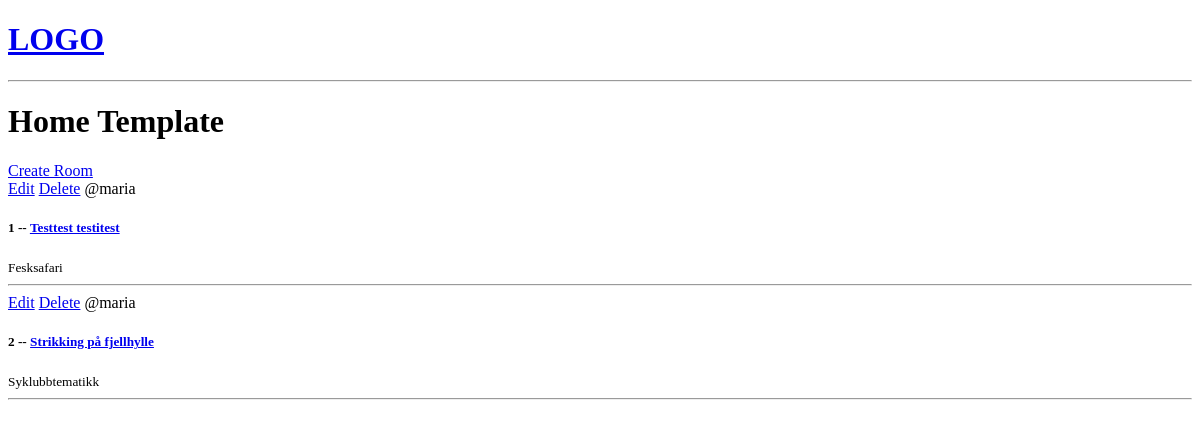
The app's page /, older data.
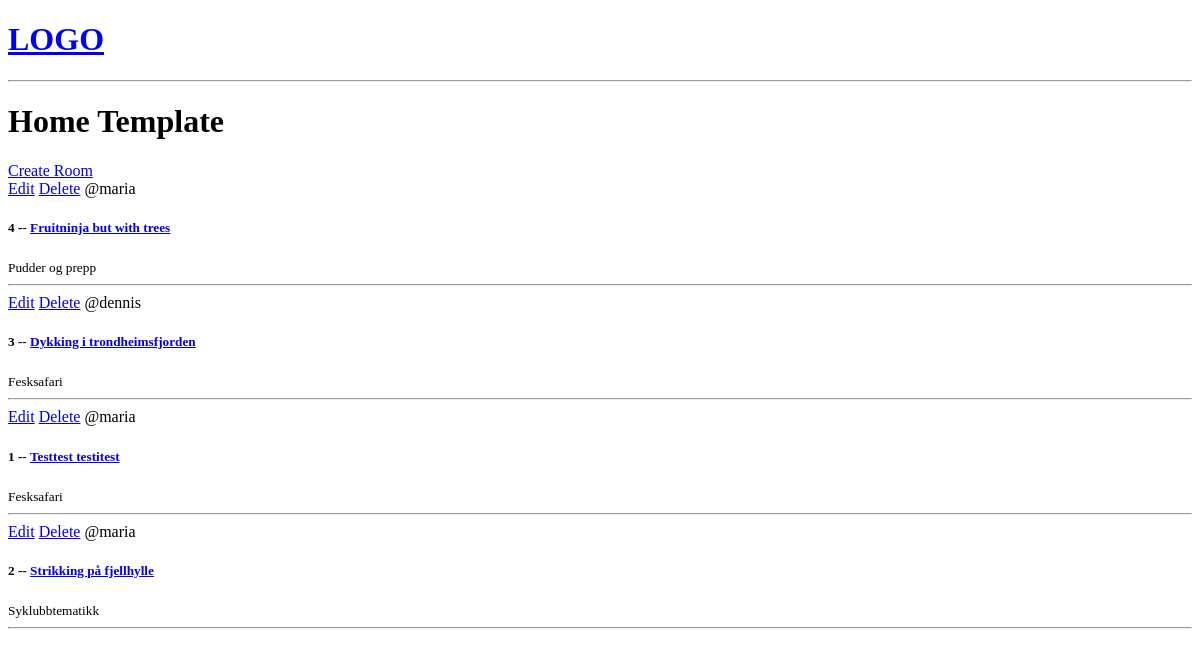
The same page, newer data.
### base/models.py (models this page shows, shortened)
class Room(models.Model):
    host = models.ForeignKey(User, on_delete=models.SET_NULL, null=True)
    topic = models.ForeignKey(Topic, on_delete=models.SET_NULL, null=True) #ForeignKey establishes a parent-child relationship with Topic. Need to allow null=True in the db bc of SET_NULL
    name = models.CharField(max_length=200)
    description = models.TextField(null=True, blank=True) # null=True doesn't actually do much as explained here: https://stackoverflow.com/questions/8609192/what-is-the-difference-between-null-true-and-blank-true-in-django
    updated = models.DateTimeField(auto_now=True) #auto_now takes a snapshot everytime the instance is saved _ Eg. when the room was last updated
    created = models.DateTimeField(auto_now_add=True) #only takes a timestamp when the instance is created - Eg. when the room was created
    class Meta:
        ordering = ['-updated', '-created'] #the dash means descending order, eg. newest updated / created will be first

class Topic(models.Model):
    name = models.CharField(max_length=200)

### base/views.py (the view)
# urls.py: path('', views.home, name = "home"), #three parameters: home page path, home view from the views file, and an optional name to call this view/url (handy bc you can reference the url by its name in oth
def home(request):
    rooms = Room.objects.all()
    context = {'rooms': rooms}
    return render(request, 'base/home.html', context)

### base/templates/base/home.html
{% extends 'main.html'%}
{% block content %}
<h1>Home Template</h1>
<div>
    <a href="{% url 'create-room' %}">Create Room</a>
    <div>
        {% for room in rooms%}
            <div>
                <a href="{% url 'update-room' room.id %}"> Edit</a>
                <a href="{% url 'delete-room' room.id%}"> Delete</a>
                <span>@{{room.host.username}}</span>
               <h5>{{room.id}} -- <a href="{% url 'room' room.id %}"> {{room.name}}</a></h5>
               <small>{{room.topic.name}}</small>
               <hr>
            </div>
        {% endfor %}
    </div>
</div>
{% endblock %}

### templates/main.html (shortened to what this page needs)
<!DOCTYPE html>
<html>
<head>
</head>
<body>
    {% include 'navbar.html' %}
    {% block content %}
    {% endblock %}
</body>
</html>

### templates/navbar.html
<a href="/">
    <h1>LOGO</h1>
</a>
<hr>

Row changes from the older to the newer data that the page shows:
added Room: host.username "maria", id "4", name "Fruitninja but with trees", topic.name "Pudder og prepp"
added Room: host.username "dennis", id "3", name "Dykking i trondheimsfjorden", topic.name "Fesksafari"
